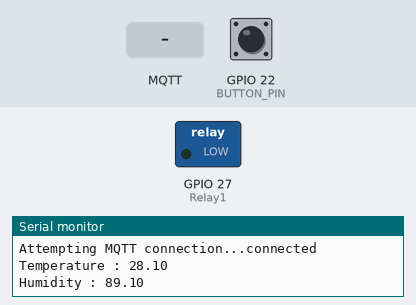
A sketch run on a simulated ESP32. Shown: switched loads named in the sketch (green lamp = pin HIGH), the last lines printed to the serial monitor. Inputs (shaded band) come from the test bench; at power-on: GPIO 22 (BUTTON_PIN) HIGH. WiFi joins after 1.5 s; servers stay silent unless stated; random numbers use the default seed unless the sketch sets one; no MQTT or app messages arrive unless stated.

Above: at 2.7 s.
2.8 s: GPIO 22 (BUTTON_PIN) pulled LOW for 1.15 s
At 4.4 s:
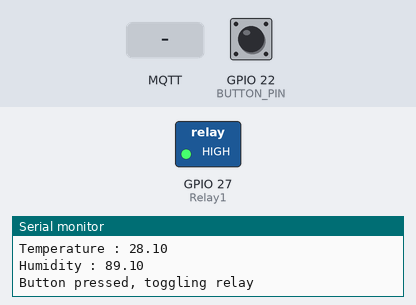
8.0 s: MQTT message "0" arrives on the first subscribed topic
At 9.6 s:
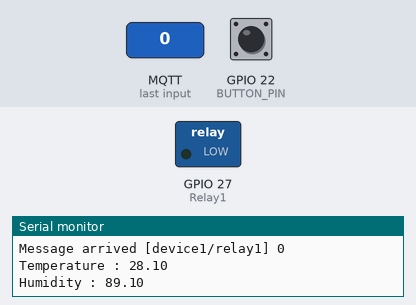
10.0 s: GPIO 22 (BUTTON_PIN) pulled LOW for 3.2 s
At 11.1 s:
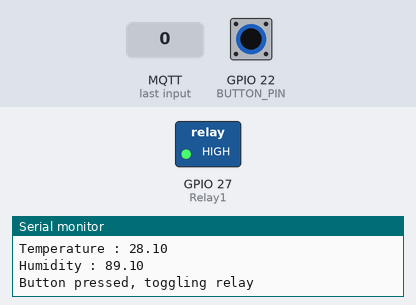
14.7 s: MQTT message "on" arrives on the first subscribed topic
At 16.3 s:
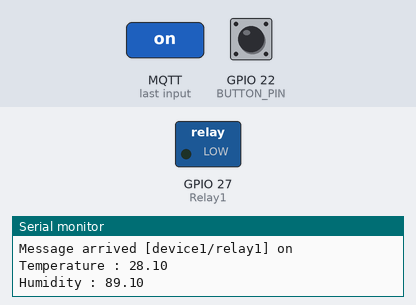
Timing chart, 0 to 17.8 s (numbered marks = the images above; inputs shaded):
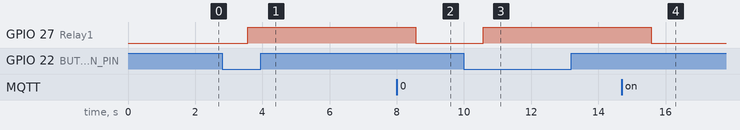

The sketch:

DHT11ESP32Arduino.ino
```cpp
#include <WiFi.h>
#include <PubSubClient.h>
#include <DHT.h>

#define Relay1 27
#define BUTTON_PIN 22  // ESP32 pin GPIO22 connected to button's pin
#define DHT_PIN 5      // ESP32 pin GPIO5 connected to DHT11 sensor's pin
#define DHT_TYPE DHT11 // DHT11 sensor type

const char *ssid = "BOH";
const char *password = "officefreewifi";
const char *mqtt_server = "test.mosquitto.org"; // Alamat IP lokal dari Raspberry Pi

#define sub1 "device1/relay1"
#define TOPIC_TEMPERATURE "esp32/temperature"
#define TOPIC_HUMIDITY "esp32/humidity"

WiFiClient espClient;
PubSubClient client(espClient);
DHT dht(DHT_PIN, DHT_TYPE);

void setup_wifi()
{
    delay(10);
    Serial.println();
    Serial.print("Connecting to ");
    Serial.println(ssid);
    WiFi.begin(ssid, password);
    while (WiFi.status() != WL_CONNECTED)
    {
        delay(500);
        Serial.print(".");
    }
    Serial.println("");
    Serial.println("WiFi connected");
    Serial.println("IP address: ");
    Serial.println(WiFi.localIP());
}

void callback(char *topic, byte *payload, unsigned int length)
{
    Serial.print("Message arrived [");
    Serial.print(topic);
    Serial.print("] ");

    if (strcmp(topic, sub1) == 0)
    {
        for (int i = 0; i < length; i++)
        {
            Serial.print((char)payload[i]);
        }
        Serial.println();
        // Switch on the relay if '1' was received as the first character
        if ((char)payload[0] == '1')
        {
            digitalWrite(Relay1, HIGH); // Turn the relay on
        }
        else
        {
            digitalWrite(Relay1, LOW); // Turn the relay off
        }
    }
    else
    {
        Serial.println("unsubscribed topic");
    }
}

void reconnect()
{
    while (!client.connected())
    {
        Serial.print("Attempting MQTT connection...");
        String clientId = "ESP32Client-";
        clientId += String(random(0xffff), HEX);
        if (client.connect(clientId.c_str()))
        {
            Serial.println("connected");
            client.publish("outTopic", "hello world");
            client.subscribe(sub1);
        }
        else
        {
            Serial.print("failed, rc=");
            Serial.print(client.state());
            Serial.println(" try again in 5 seconds");
            delay(5000);
        }
    }
}

void setup()
{
    pinMode(Relay1, OUTPUT);
    pinMode(BUTTON_PIN, INPUT_PULLUP);
    Serial.begin(115200);
    setup_wifi();
    client.setServer(mqtt_server, 1883);
    client.setCallback(callback);
    dht.begin();
}

void loop()
{
    if (!client.connected())
    {
        reconnect();
    }
    client.loop();

    int buttonState = digitalRead(BUTTON_PIN);
    if (buttonState == LOW)
    {
        Serial.println("Button pressed, toggling relay");
        digitalWrite(Relay1, !digitalRead(Relay1)); // Toggle relay state
        delay(1000);                                // Debounce delay
    }

    // Read temperature and humidity from DHT11 sensor
    // float temperature = dht.readTemperature();
    float temperature = 28.1;
    Serial.print("Temperature : ");
    Serial.println(temperature);
    // float humidity = dht.readHumidity();
    float humidity = 89.1;
    Serial.print("Humidity : ");
    Serial.println(humidity);

    // Publish temperature and humidity to MQTT broker
    if (!isnan(temperature))
    {
        client.publish(TOPIC_TEMPERATURE, String(temperature).c_str());
    }
    if (!isnan(humidity))
    {
        client.publish(TOPIC_HUMIDITY, String(humidity).c_str());
    }

    delay(2000); // Delay between sensor readings
}
```

Measured:
- after the input at 2.8 s, GPIO 27 (Relay1): LOW → HIGH after 0.77 s
- after the input at 8.0 s, GPIO 27 (Relay1): HIGH → LOW after 0.57 s
- after the input at 10.0 s, GPIO 27 (Relay1): LOW → HIGH after 0.57 s
- after the input at 14.7 s, GPIO 27 (Relay1): HIGH → LOW after 0.87 s
